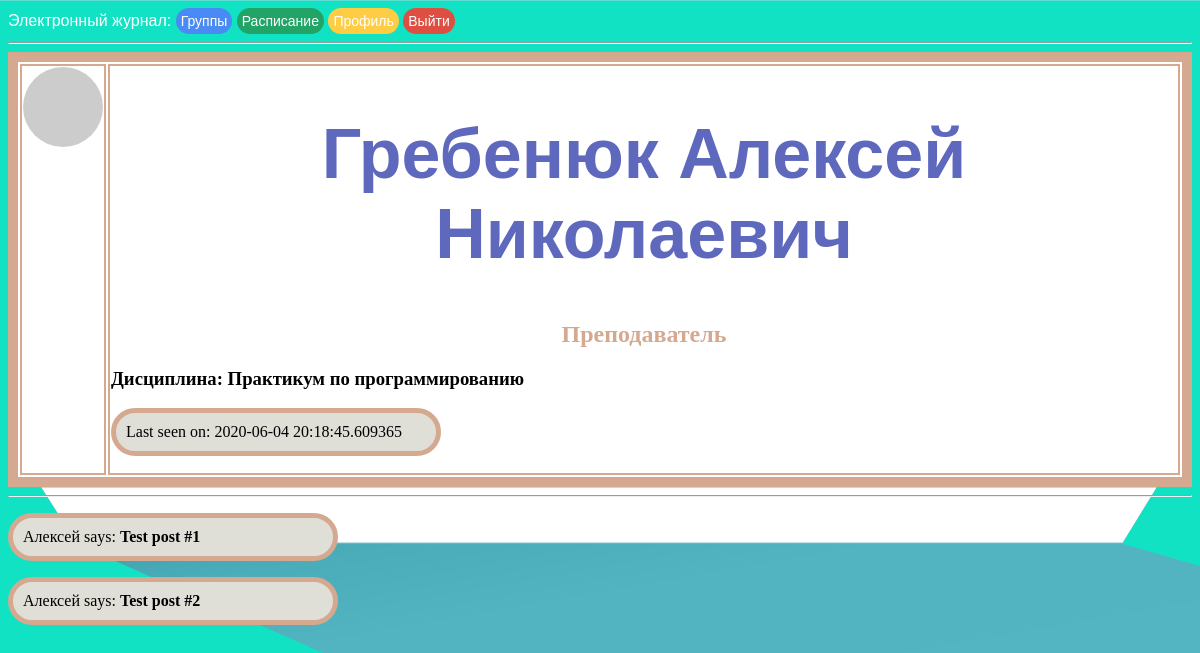
/user/Алексей_Гребенюк_id-123 (signed in), run on an earlier commit of the app's database.
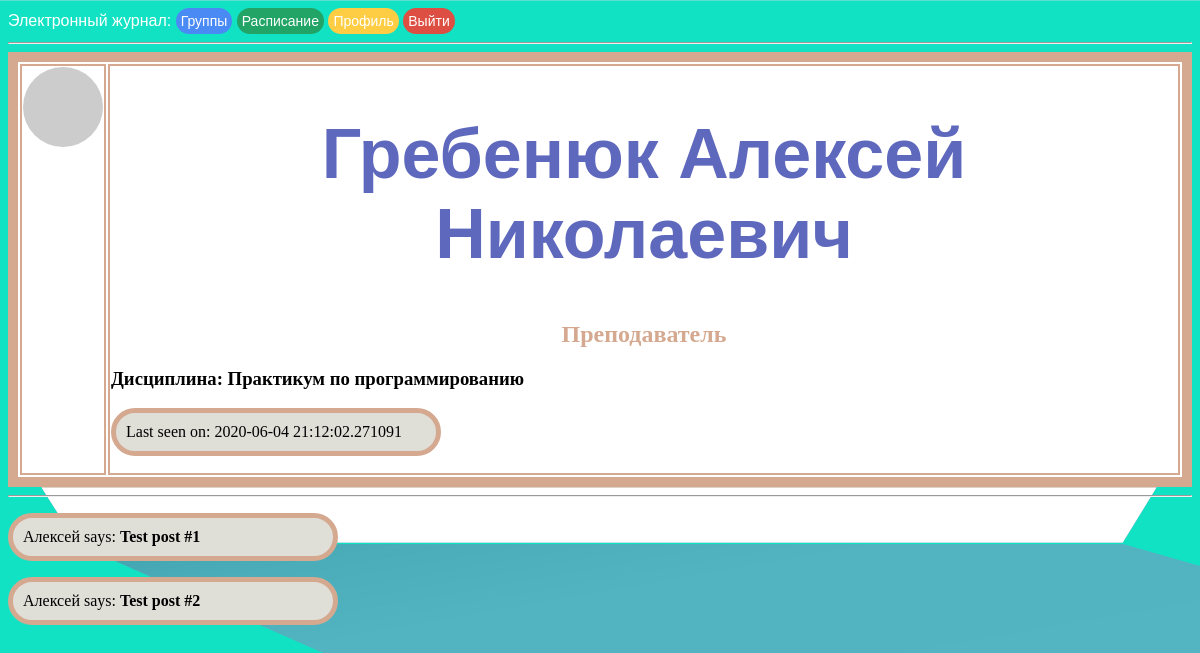
And on a later commit of the database.
### app/models.py (models this page shows, shortened)
class User(UserMixin, db.Model):
    id = db.Column(db.Integer, primary_key=True)
    priority = db.Column(db.String(64))
    surname = db.Column(db.String(64), index=True)
    name = db.Column(db.String(64), index=True)
    patronymic = db.Column(db.String(64), index=True)
    email = db.Column(db.String(120), index=True, unique=True)
    phone = db.Column(db.Integer, index=True, unique=True)
    groups = db.Column(db.String(60), index=True)
    password_hash = db.Column(db.String(128))
    about_me = db.Column(db.String(140))
    last_seen = db.Column(db.DateTime, default=datetime.today)
    def avatar(self, size):
        digest = md5(self.email.lower().encode('utf-8')).hexdigest()
        return 'https://www.gravatar.com/avatar/{}?d=mp&s={}'.format(digest, size)
    @login.user_loader
    def load_user(id):
        return User.query.get(int(id))

### app/routes.py (the view)
@app.route('/user/<name>_<surname>_id-<id>')
@login_required
def user(name, surname, id):
    user = User.query.filter_by(id=id).first_or_404()
    posts = [
        {'author': user, 'body': 'Test post #1'},
        {'author': user, 'body': 'Test post #2'}
    ]
    return render_template('user.html', user=user, posts=posts, title=f'{surname} {name}')

### app/routes.py (called while the page is built)
@app.before_request
def before_request():
    if current_user.is_authenticated:
        current_user.last_seen = datetime.today()
        db.session.commit()

### app/templates/user.html (shortened to what this page needs)
<!DOCTYPE html>
{% extends "base.html" %}
{% block content %}
    <table class="pofile" style="border:10px solid #d4a990;">
        <tr valign="top">
            <td><img src="{{ user.avatar(128) }}" alt="" class="round"></td>
            <td><h1> {{ user.surname }} {{ user.name }} {{user.patronymic}}</h1>
                <h2>{{ user.priority}}</h2>
                {%if user.priority == "Преподаватель"%}
                    <h3>Дисциплина: {{user.groups}}</h3>
                {%else%}
                    <h3>Группа: {{user.groups}}</h3>
                {%endif%}
                {% if user.last_seen %}<p>Last seen on: {{ user.last_seen }}</p>{% endif %}
            </td>
        </tr>
    </table>
    <hr>
    {% for post in posts %}
    <p>
    {{ post.author.name }} says: <b>{{ post.body }}</b>
    </p>
    {% endfor %}
{% endblock %}

What changed in the data, as far as the page shows it:
changed User "Гребенюк": last_seen "2020-06-04 20:18:45.609365" → "2020-06-04 21:12:02.271091"
